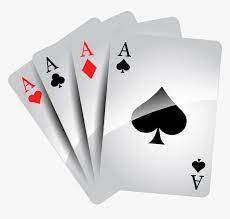
#> input picture Resources/index.jpg, 230 x 219 px
$ python WarpPrespective.py
#> lines starting #> are read from the running program, lines starting #| are printed output that depends on the picture
import cv2
import numpy as np
# warp Perspective  :
img = cv2.imread('Resources/index.jpg')
#> img is the input picture: shape (219, 230, 3); mean B, G, R 219.4, 217.8, 219.5
width, height = 250, 350
pts1 = np.float32([[112, 34], [218, 42], [99, 183], [206, 193]])
pts2 = np.float32([[0, 0], [width, 0], [0, height], [width, height]])
matrix = cv2.getPerspectiveTransform(pts1, pts2)
imgOutput = cv2.warpPerspective(img, matrix, (width, height))
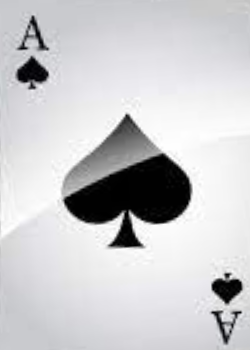
#> imgOutput: shape (350, 250, 3); mean B, G, R 205.2, 202.9, 203
cv2.imshow('Image', img)
cv2.imshow('Output', imgOutput)

cv2.waitKey(0)
